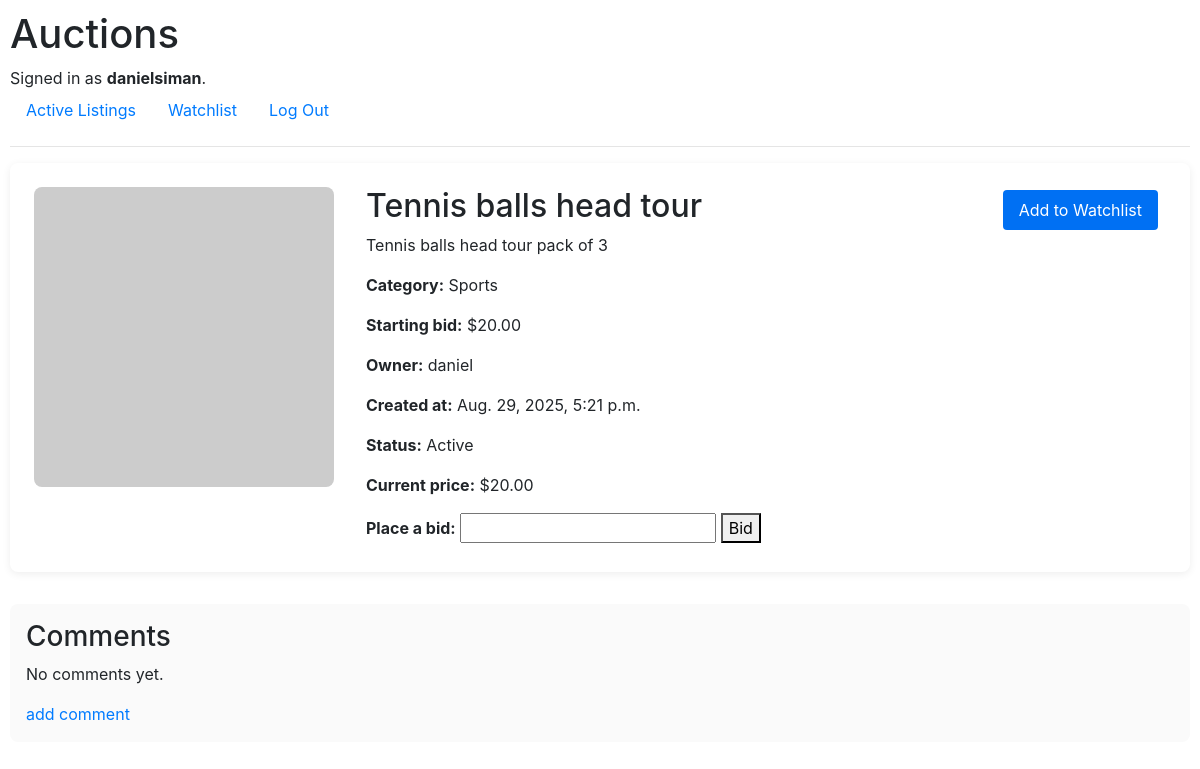
/listing/3 (signed in), run on the app's committed database.
### auctions/models.py (models this page shows, shortened)
class User(AbstractUser):
    pass

class AuctionListing(models.Model):
    title = models.CharField(max_length=64)
    description = models.TextField()
    starting_bid = models.DecimalField(max_digits=10, decimal_places=2)
    image_url = models.URLField(blank=True, null=True, max_length=400)
    created_at = models.DateTimeField(auto_now_add=True)
    is_active = models.BooleanField(default=True)
    owner = models.ForeignKey(User, on_delete=models.CASCADE, related_name="listings")
    category = models.ForeignKey("AuctionCategorie", on_delete=models.SET_NULL, null=True, blank=True, related_name="listings")
    def get_current_price(self):
        bids = self.bids.all()
        if bids:
            return bids.aggregate(Max('amount'))['amount__max']
        return self.starting_bid

class AuctionCategorie(models.Model):
    name = models.CharField(max_length=64)

### auctions/views.py (the view)
# urls.py: path("listing/<int:listing_id>", views.listing_view, name="listing"),
def listing_view(request, listing_id):
    if request.user.is_authenticated:
        user = request.user
        is_watchlisted = True if user.watchlist.filter(listing_id=listing_id).first() else False
    else:
        is_watchlisted = False
    listing = AuctionListing.objects.get(id=listing_id)
    return render(request, "auctions/listing_page.html", {
        "listing": listing,
        "is_watchlisted": is_watchlisted
    })

### auctions/templates/auctions/listing_page.html (shortened to what this page needs)
{% extends "auctions/layout.html" %}
{% load static %}
{% block extra_css %}
    <link href="{% static 'auctions/listing.css' %}" rel="stylesheet">
{% endblock %}
{% block body %}
    <div class="listing-detail-card">
        <div class="listing-detail-image">
            {% if listing.image_url %}
                <img src="{{ listing.image_url }}" alt="{{ listing.title }}" />
            {% else %}
                <img src="https://via.placeholder.com/300x300?text=No+Image" alt="No image" />
            {% endif %}
        </div>
        <div class="listing-detail-info">
            <div class="listing-header">
                <h2>{{ listing.title }}</h2>
                <div class="listing-actions">
                    {% if user.is_authenticated %}
                        <form method="post" action="{% url is_watchlisted|yesno:'remove_from_watchlist,add_to_watchlist' listing.id %}">
                            {% if is_watchlisted %}
                                <button type="submit" class="watchlist-btn remove">Remove from Watchlist</button>
                            {% else %}
                                <button type="submit" class="watchlist-btn add">Add to Watchlist</button>
                            {% endif %}
                        </form>
                    {% endif %}
                </div>
            </div>
            <p>{{ listing.description }}</p>
            <p><strong>Category:</strong> {{ listing.category.name }}</p>
            <p><strong>Starting bid:</strong> ${{ listing.starting_bid }}</p>
            <p><strong>Owner:</strong> {{ listing.owner.username }}</p>
            <p><strong>Created at:</strong> {{ listing.created_at }}</p>
            <p><strong>Status:</strong> {% if listing.is_active %}Active{% else %}Closed{% endif %}</p>
            <p><strong>Current price:</strong> ${{ listing.get_current_price|floatformat:2 }}</p>
            {% if user.is_authenticated and listing.is_active %}
                <form method="post" action="{% url 'bid' listing.id %}" style="margin-top:15px;">
                    <label for="bid_amount"><strong>Place a bid:</strong></label>
                    <input type="number" step="0.01" min="{{ listing.get_current_price }}" name="bid_amount" id="bid_amount" required>
                    <button type="submit" class="bid-btn">Bid</button>
                </form>
            {% endif %}
        </div>
    </div>
    <div class="comments-section">
        <h3>Comments</h3>
        {% if comments %}
            <ul class="comments-list">
                {% for comment in comments %}
                    <li>
                        <strong>{{ comment.user.username }}</strong> ({{ comment.created_at }}):<br>
                        {{ comment.text }}
                    </li>
                {% endfor %}
            </ul>
        {% else %}
            <p>No comments yet.</p>
        {% endif %}
        {% if user.is_authenticated %}
            <a href="">add comment</a>
        {% else %}
            <p><a href="{% url 'login' %}">Log in</a> to post a comment.</p>
        {% endif %}
    </div>
{% endblock %}

### auctions/templates/auctions/layout.html (shortened to what this page needs)
{% load static %}
<!DOCTYPE html>
<html lang="en">
    <head>
        <link rel="stylesheet" href="https://stackpath.bootstrapcdn.com/bootstrap/4.4.1/css/bootstrap.min.css">
        <link href="{% static 'auctions/styles.css' %}" rel="stylesheet">
        {% block extra_css %}{% endblock %}
    </head>
    <body>
        <h1>Auctions</h1>
        <div>
            {% if user.is_authenticated %}
                Signed in as <strong>{{ user.username }}</strong>.
            {% else %}
                Not signed in.
            {% endif %}
        </div>
        <ul class="nav">
            <li class="nav-item">
                <a class="nav-link" href="{% url 'index' %}">Active Listings</a>
            </li>
            {% if user.is_authenticated %}
                <li class="nav-item">
                    <a class="nav-link" href="{% url 'user_watchlist' %}">Watchlist</a>
                </li>
                <li class="nav-item">
                    <a class="nav-link" href="{% url 'logout' %}">Log Out</a>
                </li>
            {% endif %}
        </ul>
        <hr>
        {% block body %}
        {% endblock %}
    </body>
</html>

### auctions/static/auctions/styles.css (style rules this page uses)
body { padding: 10px; }

### auctions/static/auctions/listing.css (style rules this page uses)
.listing-detail-card { display: flex; gap: 32px; margin-bottom: 32px; background: #fff; border-radius: 8px; box-shadow: 0 2px 8px rgba(0,0,0,0.07); padding: 24px; }
.listing-detail-image img { width: 300px; height: 300px; object-fit: cover; border-radius: 8px; }
.listing-detail-info { flex: 1; }
.watchlist-btn, .delete-btn, .comment-btn { padding: 8px 16px; border-radius: 4px; border: none; cursor: pointer; margin-right: 8px; }
.watchlist-btn.add { background: #0070f3; color: #fff; }
.comments-section { margin-top: 32px; background: #fafafa; border-radius: 8px; padding: 16px; }
.listing-header { display: flex; justify-content: space-between; align-items: center; }
.listing-actions { display: flex; gap: 10px; }

### data on the page
User: username "danielsiman"
AuctionListing: title "Tennis balls head tour", description "Tennis balls head tour pack of 3", category.name "Sports", starting_bid "20.00", owner.username "daniel", created_at "Aug. 29, 2025, 5:21 p.m.", get_current_price "20.00"
